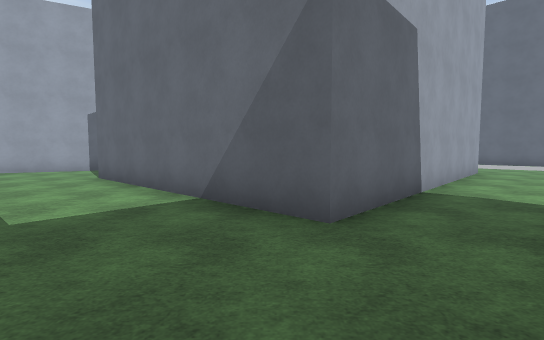
View 1 (above)

22 first-person views from a walk through a Godot game level. The camera is 1.5 m above the floor, tilts 4° down and sees 85° across. The floor is counted in squares, 2 m on a side. Each view is taken from the middle of a square. On the plan, view 1 faces up. The plan holds only what a view shows up to about 10 squares ahead; the rest is blank. The place goes on beyond the plan. Characters and animated objects are not drawn. Surface patterns are stand-ins for the level's own textures.

View 2
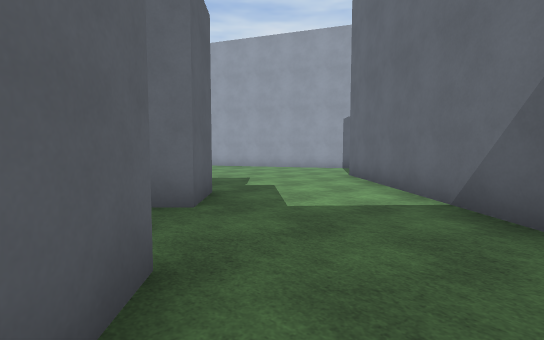

View 3
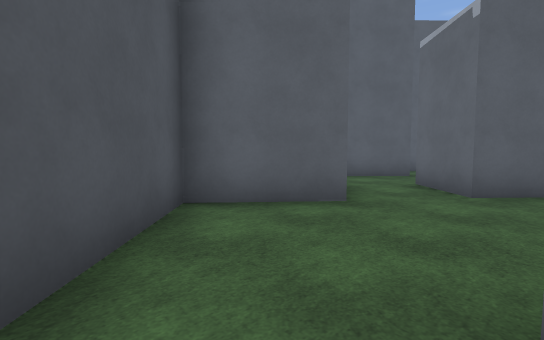

View 4
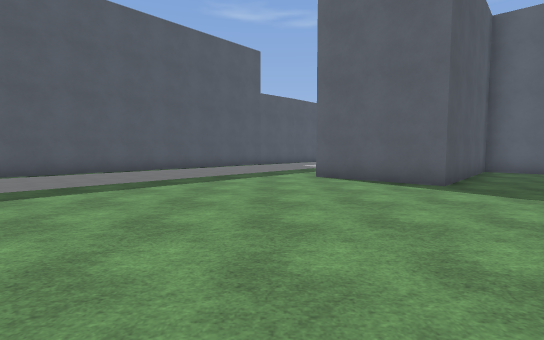

View 5
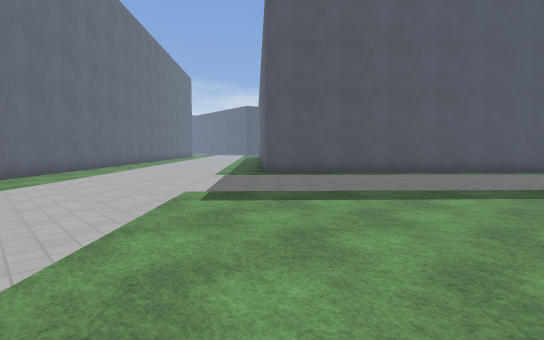

View 6
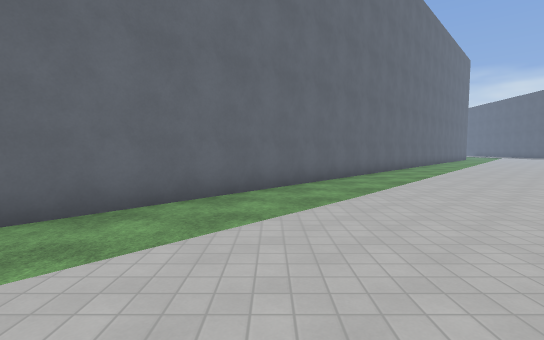

View 7
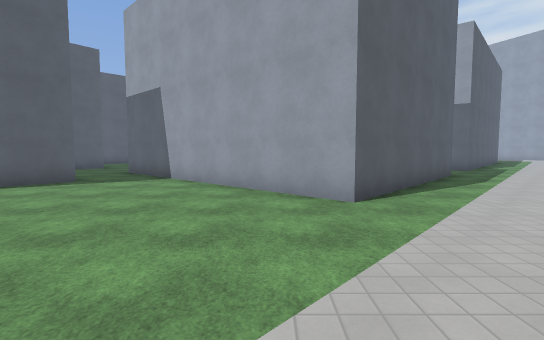

View 8
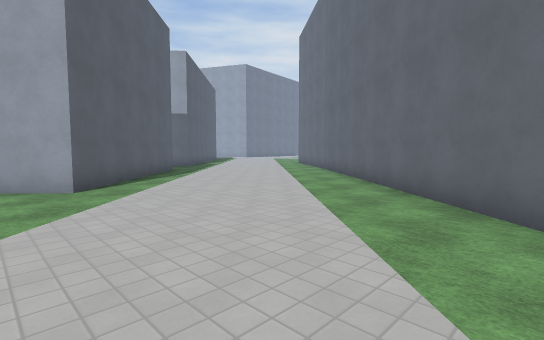

View 9
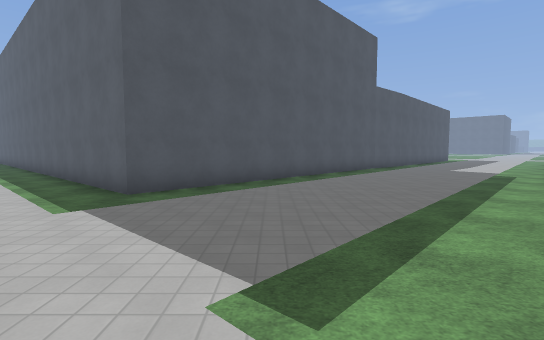

View 10
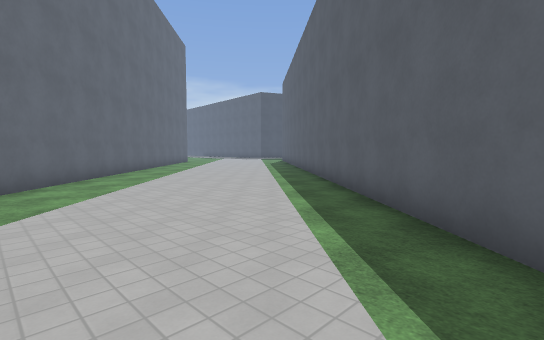

View 11
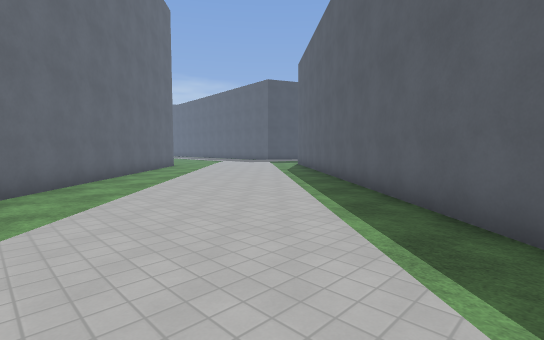

View 12
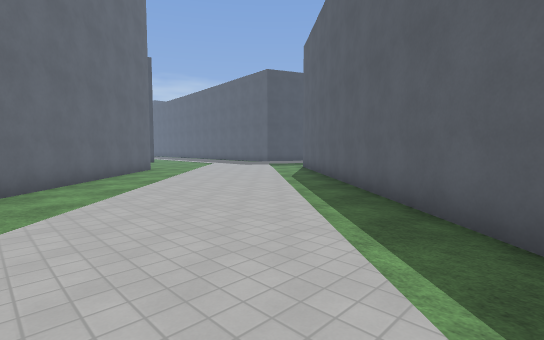

View 13
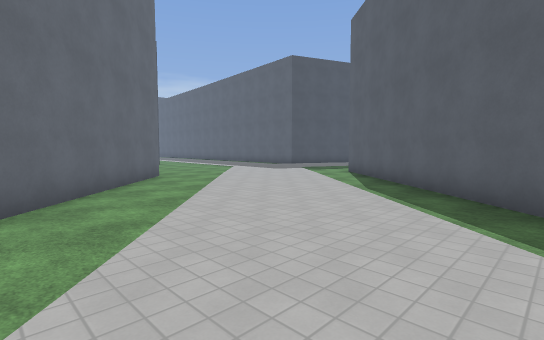

View 14
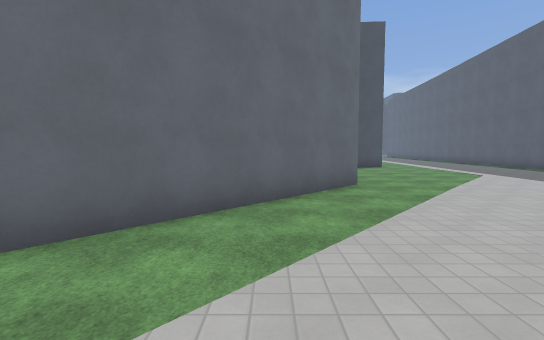

View 15
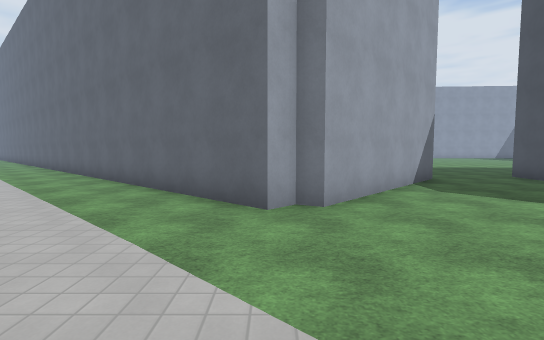

View 16
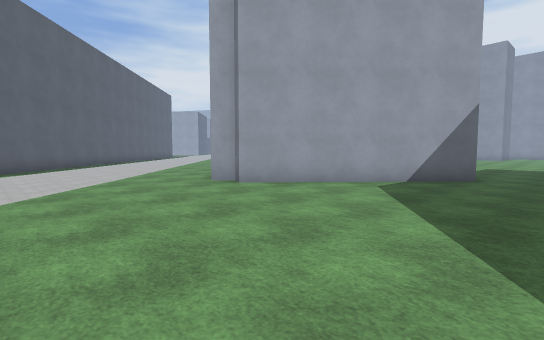

View 17
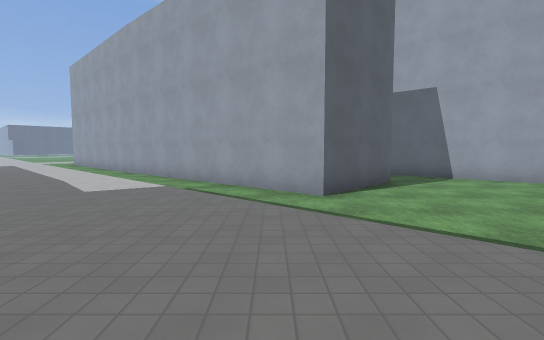

View 18
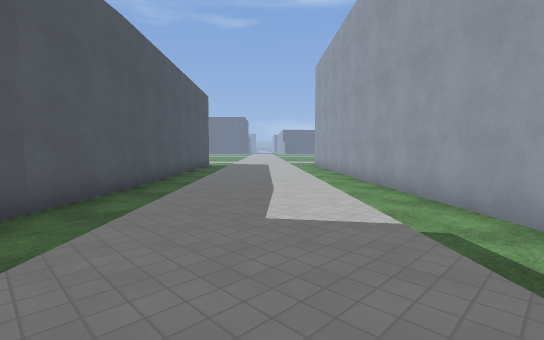

View 19
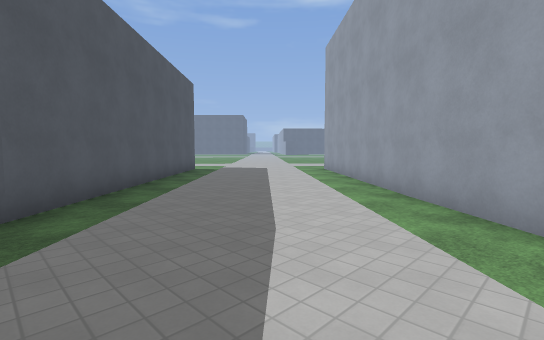

View 20
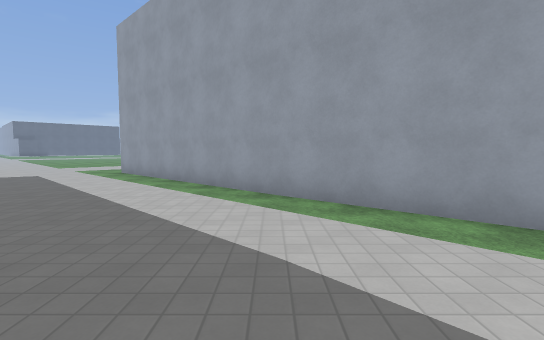

View 21
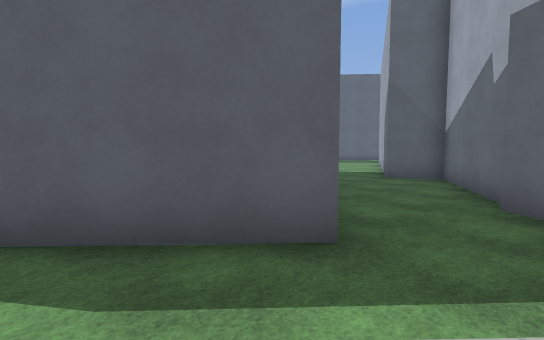

View 22
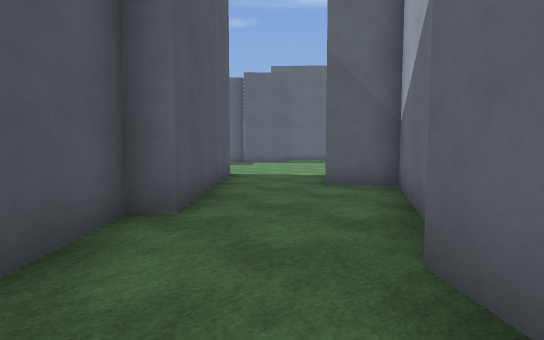

### Floor plan
Key: @ floor where view 1 was taken; # wall or solid block; . main floor; : floor 0.25 m higher than the main floor; / step, stairs or slope.
Columns run from 7 left of view 1 to 40 right of it. Each row starts with its distance up from view 1.
 15      ## ./:: :/..##
 14    ###..../::::/..##
 13   ##....##.//:::/..##
 12   #.....###../:::/..##
 11   #...### ##../:::/..##
 10 #....##    ##../:::/..##
  9 ....##      ##../:::/..##
  8 ...##      ##..../:::/..###
  7 ...###    ##....../:::/...##
  6 .....##  ##......../:::/...##
  5 ......####........./:::://..#
  4  ......##........./:::::::/..
  3   ......#.#....../::://::::/..##
  2   ##......##..../:::/../::::/..##
  1   #......####../:::/.##.//:::/..##           ..
  0 #....##@## ##./:::/.####../:::/..##          ..
 -1 ##..  ### ##./:::/.##  ##../:::/..###        ...
 -2          ##./:::/.##    ##../:::/...##       ...
 -3         ##./:::/.##      ###./::://..##     ##..
 -4        ##./:::/..#         ##./::::/..##   ##...
 -5       ##./:::/..##          ##./::::/..## ##....
 -6      ##./:::/..##            ##./::::/..###.....
 -7      #./::::/.##              ##.//:::/..#......
 -8     ##/::::/.##                ##../:::/........
 -9    ##.::::/.##                  ##../:::/.......
-10    #./:::/.##                    ##../:::/......
-11    ./:::/.##                      ##../::://///.

Where each view was taken, in squares from view 1:
view 1: 0 up, 0 right, facing up
view 2: 0 up, 0 right, facing up-left
view 3: 3 up, 2 right, facing down-left
view 4: 9 up, 7 right, facing down
view 5: 8 up, 8 right, facing down-right
view 6: 8 up, 11 right, facing right
view 7: 8 up, 11 right, facing left
view 8: 8 up, 13 right, facing up-left
view 9: 7 up, 12 right, facing down
view 10: 3 up, 16 right, facing down-right
view 11: 0 up, 20 right, facing down-right
view 12: 2 down, 22 right, facing down-right
view 13: 3 down, 25 right, facing down-right
view 14: 5 down, 27 right, facing right
view 15: 11 down, 34 right, facing up
view 16: 11 down, 40 right, facing up-left
view 17: 0 up, 11 right, facing left
view 18: 1 down, 8 right, facing down-left
view 19: 3 down, 6 right, facing down-left
view 20: 5 down, 6 right, facing left
view 21: 15 up, 4 right, facing down-left
view 22: 15 up, 1 right, facing down-left
